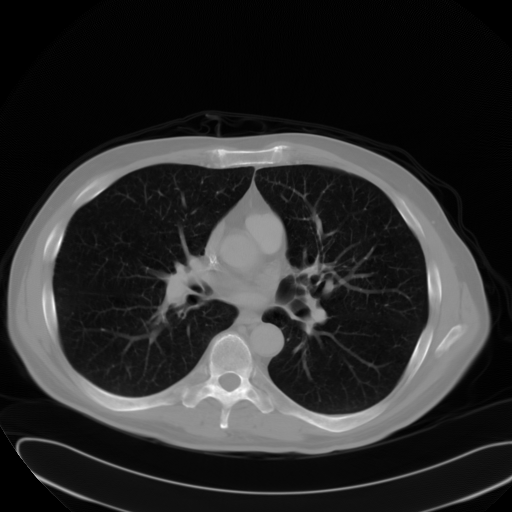
%> input picture dicom_dir/ID_0000_AGE_0060_CONTRAST_1_CT.dcm, 512 x 512 px, given in place of ID_0000_AGE_0060_CONTRAST_1_CT.tif, which was not available
$ octave ta_test.m   (GNU Octave 9; MATLAB toolbox functions it lacks are replaced by stand-ins)
%> lines starting %> are read from the running program, lines starting %| are printed output that depends on the picture; pictures that were not available may be replaced by others from this repository, and a replacement may not be noted
%%This is a test script for texture analysis on tiff files.

%% Start with clean slate
clear all; close all; clc; imtool close all;
set(0, 'DefaultFigureWindowStyle','docked');

%% Read tiff file
%%hWaitBar = waitbar(0, 'Reading TIFF files');
I = imread('ID_0000_AGE_0060_CONTRAST_1_CT.tif');
%> I is the input picture: size 512x512 uint16; min 0, max 1918, mean 333.7

%% Perform entropy filtering using entropyfilt.
J = entropyfilt(I);
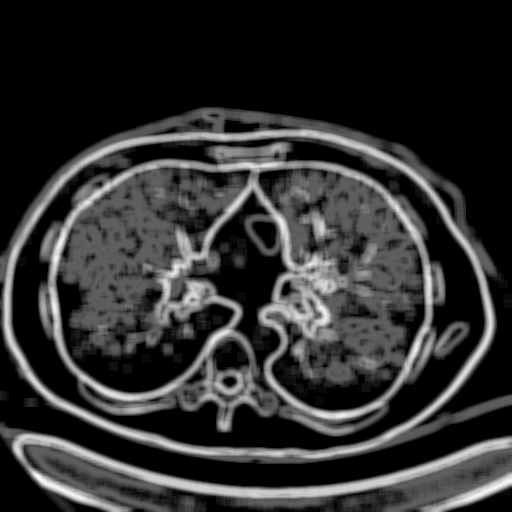
%> J: size 512x512 double; min 0, max 2.66, mean 0.505; drawn with min black and max white

%% Perform range filtering using rangefilt.
K = rangefilt(I);
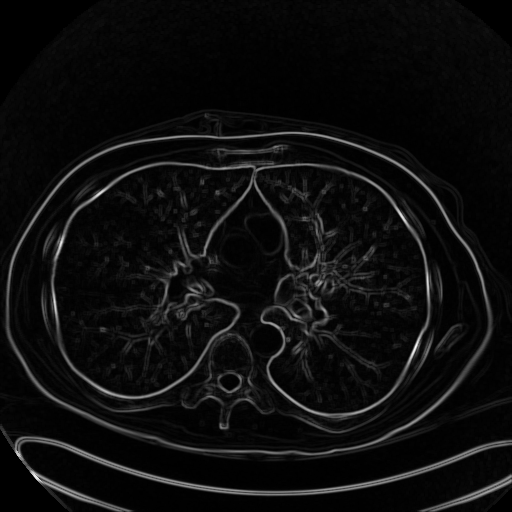
%> K: size 512x512 uint16; min 0, max 1567, mean 85.3; drawn with min black and max white

%% Perform std filtering using stdfilt.

L = stdfilt(I);

%% Create a Grey-Scale Matrix
[glcm_original,SI] = graycomatrix(I,'Offset',[2 0],'Symmetric',true);
%> SI: size 512x512 double; every value is 1
%> glcm_original = [522240 0 0 0 0 0 0 0; 0 0 0 0 0 0 0 0; 0 0 0 0 0 0 0 0; 0 0 0 0 0 0 0 0; 0 0 0 0 0 0 0 0; 0 0 0 0 0 0 0 0; 0 0 0 0 0 0 0 0; 0 0 0 0 0 0 0 0]
%glcm_original;
glcm_original = graycomatrix(I,'Offset',[2 0])
%> glcm_original = [261120 0 0 0 0 0 0 0; 0 0 0 0 0 0 0 0; 0 0 0 0 0 0 0 0; 0 0 0 0 0 0 0 0; 0 0 0 0 0 0 0 0; 0 0 0 0 0 0 0 0; 0 0 0 0 0 0 0 0; 0 0 0 0 0 0 0 0]

[glcm_entropy,SI] = graycomatrix(J,'Offset',[2 0],'Symmetric',true);
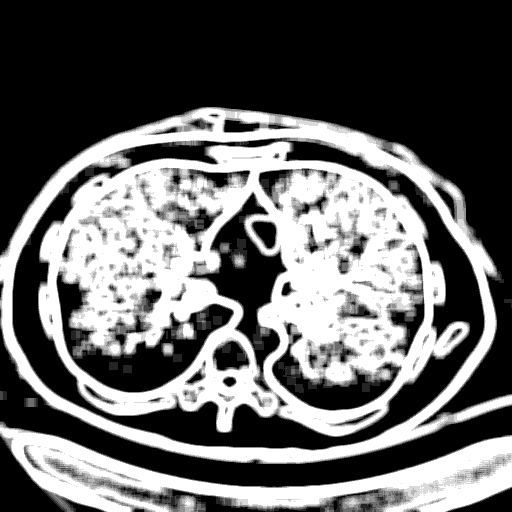
%> SI: size 512x512 double; min 1, max 8, mean 3.8; drawn with min black and max white
%> glcm_entropy = [252784 4628 2550 2105 1486 731 398 576; 4628 4882 1622 1620 1029 577 341 624; 2550 1622 2298 1747 1370 971 493 710; 2105 1620 1747 3448 2402 1851 1059 1490; 1486 1029 1370 2402 4044 3164 2237 2607; 731 577 971 1851 3164 4622 3982 4905; 398 341 493 1059 2237 3982 6308 10149; 576 624 710 1490 2607 4905 10149 129006]
%glcm_entropy;
glcm_entropy = graycomatrix(J,'Offset',[2 0])
%> glcm_entropy = [126392 2195 1305 1071 856 411 242 417; 2433 2441 737 740 442 256 162 412; 1245 885 1149 839 615 456 221 428; 1034 880 908 1724 1140 870 515 740; 630 587 755 1262 2022 1502 1076 1312; 320 321 515 981 1662 2311 1972 2301; 156 179 272 544 1161 2010 3154 4998; 159 212 282 750 1295 2604 5151 64503]

[glcm_range,SI] = graycomatrix(K,'Offset',[2 0],'Symmetric',true);
%> glcm_range = [522240 0 0 0 0 0 0 0; 0 0 0 0 0 0 0 0; 0 0 0 0 0 0 0 0; 0 0 0 0 0 0 0 0; 0 0 0 0 0 0 0 0; 0 0 0 0 0 0 0 0; 0 0 0 0 0 0 0 0; 0 0 0 0 0 0 0 0]
%glcm_range;
glcm_range = graycomatrix(K,'Offset',[2 0])
%> glcm_range has the same summary as glcm_original

[glcm_std,SI] = graycomatrix(L,'Offset',[2 0],'Symmetric',true);
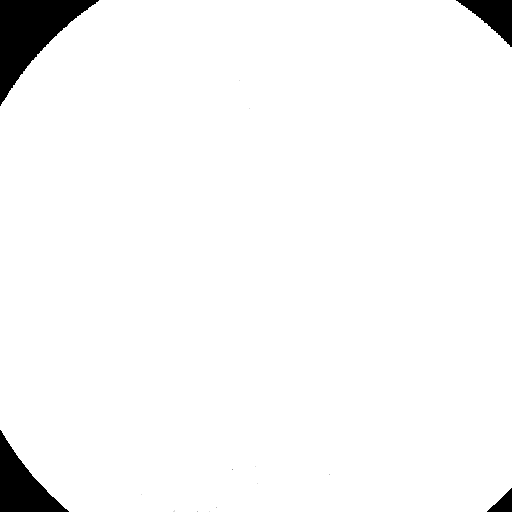
%> SI: size 512x512 double; min 1, max 8, mean 7.77; drawn with min black and max white
%> glcm_std = [16306 0 2 0 0 5 0 486; 0 0 0 0 0 0 0 0; 2 0 0 0 0 0 0 2; 0 0 0 0 0 0 0 0; 0 0 0 0 0 0 0 2; 5 0 0 0 0 0 0 10; 0 0 0 0 0 0 0 14; 486 0 2 0 2 10 14 504892]
%glcm_std;
glcm_std = graycomatrix(L,'Offset',[2 0])
%> glcm_std = [8153 0 2 0 0 5 0 300; 0 0 0 0 0 0 0 0; 0 0 0 0 0 0 0 2; 0 0 0 0 0 0 0 0; 0 0 0 0 0 0 0 1; 0 0 0 0 0 0 0 7; 0 0 0 0 0 0 0 5; 186 0 0 0 1 3 9 252446]

% [4 lines of commented-out code are left out]

%% Subplots for filtering images

figure('Name','Filter Types of TIFF Images','NumberTitle','off');
subplot(1,4,1);imshow(I, []);title('Original Image');
subplot(1,4,2);imshow(J, []);title('Entropy Filter');
subplot(1,4,3);imshow(K, []);title('Range Filter');
subplot(1,4,4);imshow(L, []);title('STD Filter');

$ run again, with dicom_dir/ID_0001_AGE_0069_CONTRAST_1_CT.dcm copied over dicom_dir/ID_0000_AGE_0060_CONTRAST_1_CT.dcm
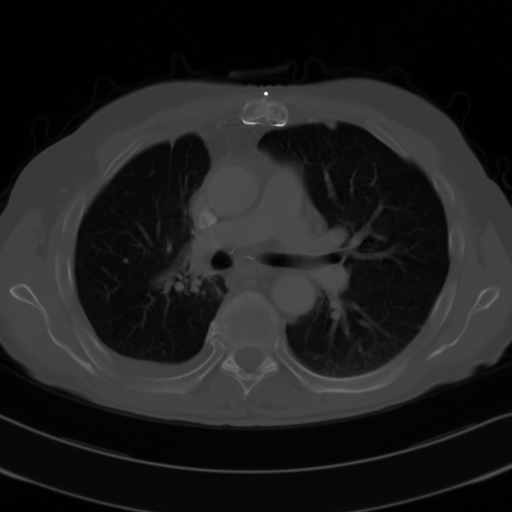
%> input picture dicom_dir/ID_0001_AGE_0069_CONTRAST_1_CT.dcm, 512 x 512 px, given in place of ID_0000_AGE_0060_CONTRAST_1_CT.tif, which was not available
%> I is the input picture: size 512x512 uint16; min 0, max 4089, mean 491.5
%> `K = rangefilt(I);`:
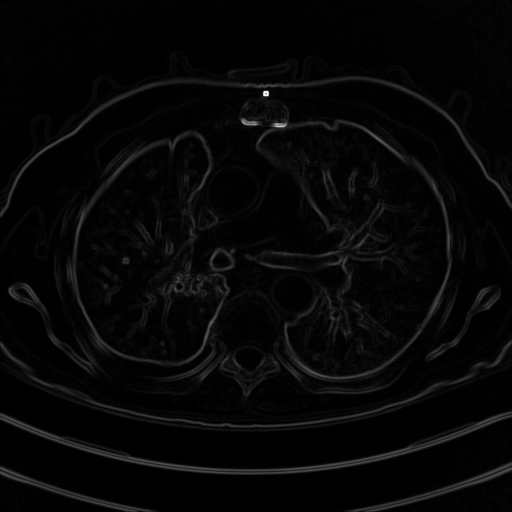
%> K: size 512x512 uint16; min 2, max 3029, mean 85.1; drawn with min black and max white
%> `[glcm_original,SI] = graycomatrix(I,'Offset',[2 0],'Symmetric',true);`: glcm_original = [522240 0 0 0 0 0 0 0; 0 0 0 0 0 0 0 0; 0 0 0 0 0 0 0 0; 0 0 0 0 0 0 0 0; 0 0 0 0 0 0 0 0; 0 0 0 0 0 0 0 0; 0 0 0 0 0 0 0 0; 0 0 0 0 0 0 0 0]
%> `glcm_original = graycomatrix(I,'Offset',[2 0])`: glcm_original = [261120 0 0 0 0 0 0 0; 0 0 0 0 0 0 0 0; 0 0 0 0 0 0 0 0; 0 0 0 0 0 0 0 0; 0 0 0 0 0 0 0 0; 0 0 0 0 0 0 0 0; 0 0 0 0 0 0 0 0; 0 0 0 0 0 0 0 0]
%> `[glcm_entropy,SI] = graycomatrix(J,'Offset',[2 0],'Symmetric',true);`:
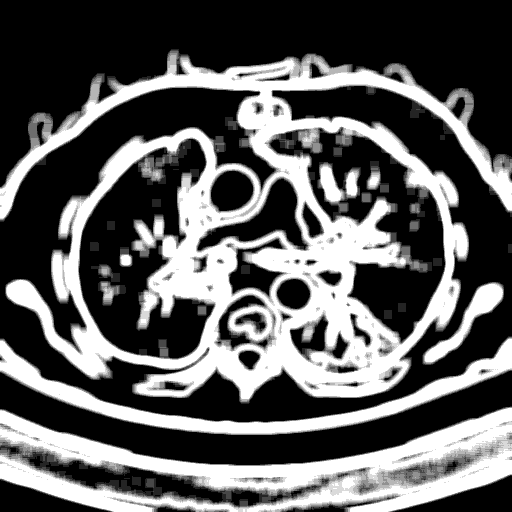
%> SI: size 512x512 double; min 1, max 8, mean 3.55; drawn with min black and max white
%> `[glcm_entropy,SI] = graycomatrix(J,'Offset',[2 0],'Symmetric',true);`: glcm_entropy = [264670 6529 3162 2604 1621 887 575 419; 6529 5552 1801 1926 1340 709 428 650; 3162 1801 2520 1813 1432 1037 588 749; 2604 1926 1813 3542 2356 1711 1158 1755; 1621 1340 1432 2356 3552 2572 1855 3008; 887 709 1037 1711 2572 3644 2834 5153; 575 428 588 1158 1855 2834 3472 8450; 419 650 749 1755 3008 5153 8450 117044]
%> `glcm_entropy = graycomatrix(J,'Offset',[2 0])`: glcm_entropy = [132335 3322 1651 1346 763 440 288 308; 3207 2776 914 980 655 326 205 378; 1511 887 1260 967 758 491 254 413; 1258 946 846 1771 1285 894 552 865; 858 685 674 1071 1776 1382 980 1425; 447 383 546 817 1190 1822 1515 2524; 287 223 334 606 875 1319 1736 4280; 111 272 336 890 1583 2629 4170 58522]
%> `[glcm_range,SI] = graycomatrix(K,'Offset',[2 0],'Symmetric',true);`: glcm_range = [522240 0 0 0 0 0 0 0; 0 0 0 0 0 0 0 0; 0 0 0 0 0 0 0 0; 0 0 0 0 0 0 0 0; 0 0 0 0 0 0 0 0; 0 0 0 0 0 0 0 0; 0 0 0 0 0 0 0 0; 0 0 0 0 0 0 0 0]
%> `glcm_range = graycomatrix(K,'Offset',[2 0])`: glcm_range has the same summary as glcm_original
%> `[glcm_std,SI] = graycomatrix(L,'Offset',[2 0],'Symmetric',true);`: glcm_std = [0 0 0 0 0 0 0 0; 0 0 0 0 0 0 0 0; 0 0 0 0 0 0 0 0; 0 0 0 0 0 0 0 0; 0 0 0 0 0 0 0 2; 0 0 0 0 0 0 0 8; 0 0 0 0 0 0 0 14; 0 0 0 0 2 8 14 522192]
%> `glcm_std = graycomatrix(L,'Offset',[2 0])`: glcm_std = [0 0 0 0 0 0 0 0; 0 0 0 0 0 0 0 0; 0 0 0 0 0 0 0 0; 0 0 0 0 0 0 0 0; 0 0 0 0 0 0 0 1; 0 0 0 0 0 0 0 4; 0 0 0 0 0 0 0 7; 0 0 0 0 1 4 7 261096]

$ run again, with dicom_dir/ID_0003_AGE_0075_CONTRAST_1_CT.dcm copied over dicom_dir/ID_0000_AGE_0060_CONTRAST_1_CT.dcm
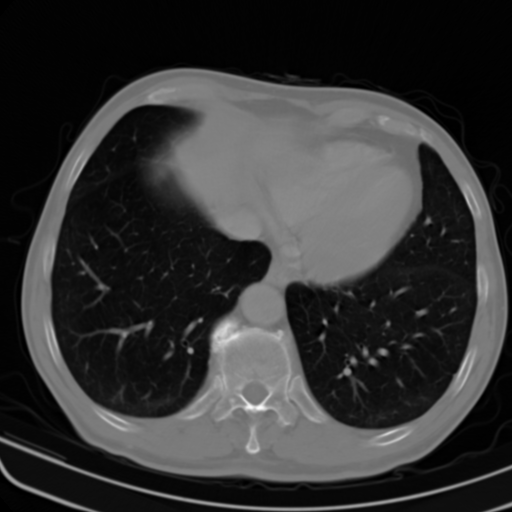
%> input picture dicom_dir/ID_0003_AGE_0075_CONTRAST_1_CT.dcm, 512 x 512 px, given in place of ID_0000_AGE_0060_CONTRAST_1_CT.tif, which was not available
%> I is the input picture: size 512x512 uint16; min 0, max 2228, mean 461.9
%> `K = rangefilt(I);`:
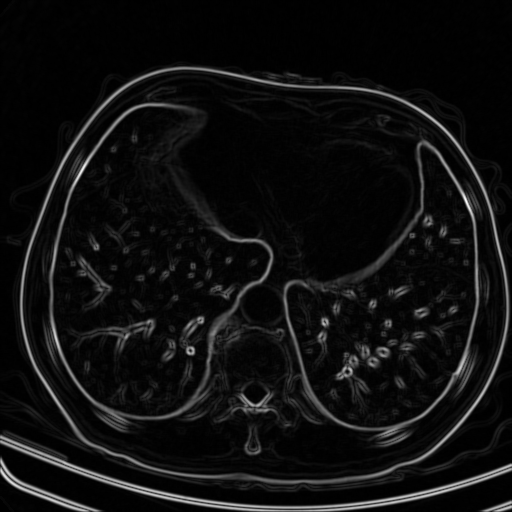
%> K: size 512x512 uint16; min 0, max 1346, mean 84.7; drawn with min black and max white
%> `[glcm_original,SI] = graycomatrix(I,'Offset',[2 0],'Symmetric',true);`: glcm_original = [522240 0 0 0 0 0 0 0; 0 0 0 0 0 0 0 0; 0 0 0 0 0 0 0 0; 0 0 0 0 0 0 0 0; 0 0 0 0 0 0 0 0; 0 0 0 0 0 0 0 0; 0 0 0 0 0 0 0 0; 0 0 0 0 0 0 0 0]
%> `glcm_original = graycomatrix(I,'Offset',[2 0])`: glcm_original = [261120 0 0 0 0 0 0 0; 0 0 0 0 0 0 0 0; 0 0 0 0 0 0 0 0; 0 0 0 0 0 0 0 0; 0 0 0 0 0 0 0 0; 0 0 0 0 0 0 0 0; 0 0 0 0 0 0 0 0; 0 0 0 0 0 0 0 0]
%> `[glcm_entropy,SI] = graycomatrix(J,'Offset',[2 0],'Symmetric',true);`: glcm_entropy = [236448 5728 3408 2936 1640 737 415 615; 5728 4830 1682 1995 1455 769 339 536; 3408 1682 2858 1700 1724 1232 649 604; 2936 1995 1700 3654 2359 2086 1350 1598; 1640 1455 1724 2359 3944 3007 2399 2863; 737 769 1232 2086 3007 4612 3907 5478; 415 339 649 1350 2399 3907 5300 10211; 615 536 604 1598 2863 5478 10211 133750]
%> `glcm_entropy = graycomatrix(J,'Offset',[2 0])`: glcm_entropy = [118224 2929 1779 1518 876 370 244 415; 2799 2415 802 988 738 378 160 366; 1629 880 1429 802 878 620 305 370; 1418 1007 898 1827 1148 1009 648 861; 764 717 846 1211 1972 1491 1203 1479; 367 391 612 1077 1516 2306 1923 2705; 171 179 344 702 1196 1984 2650 5039; 200 170 234 737 1384 2773 5172 66875]
%> `[glcm_range,SI] = graycomatrix(K,'Offset',[2 0],'Symmetric',true);`: glcm_range = [522240 0 0 0 0 0 0 0; 0 0 0 0 0 0 0 0; 0 0 0 0 0 0 0 0; 0 0 0 0 0 0 0 0; 0 0 0 0 0 0 0 0; 0 0 0 0 0 0 0 0; 0 0 0 0 0 0 0 0; 0 0 0 0 0 0 0 0]
%> `glcm_range = graycomatrix(K,'Offset',[2 0])`: glcm_range has the same summary as glcm_original
%> `[glcm_std,SI] = graycomatrix(L,'Offset',[2 0],'Symmetric',true);`:
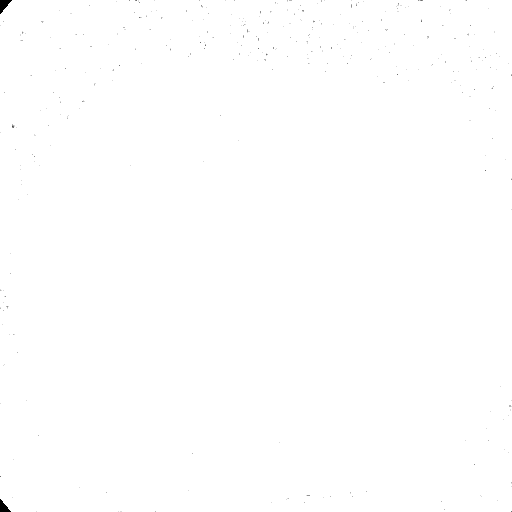
%> SI: size 512x512 double; min 1, max 8, mean 7.99; drawn with min black and max white
%> `[glcm_std,SI] = graycomatrix(L,'Offset',[2 0],'Symmetric',true);`: glcm_std = [244 0 0 0 0 0 0 44; 0 0 0 0 0 0 0 0; 0 0 0 0 0 1 0 1; 0 0 0 0 0 1 1 25; 0 0 0 0 2 4 5 85; 0 0 1 1 4 2 6 303; 0 0 0 1 5 6 14 509; 44 0 1 25 85 303 509 520008]
%> `glcm_std = graycomatrix(L,'Offset',[2 0])`: glcm_std = [122 0 0 0 0 0 0 23; 0 0 0 0 0 0 0 0; 0 0 0 0 0 0 0 1; 0 0 0 0 0 0 0 14; 0 0 0 0 1 2 4 44; 0 0 1 1 2 1 4 153; 0 0 0 1 1 2 7 260; 21 0 0 11 41 150 249 260004]
